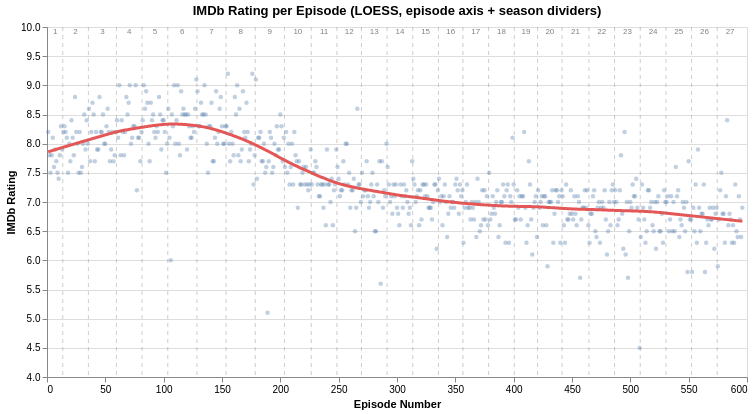

This figure's notebook cell:
### Code cell
# Scatter per episode + LOESS trend line (with season dividers)
q1_loess_dots = (
    alt.Chart(df)
    .mark_circle(size=20, opacity=0.35)
    .encode(
        x=episode_x(),
        y=alt.Y(
            "imdb_rating:Q",
            title="IMDb Rating",
            scale=alt.Scale(domain=[4, 10]),
        ),
        color=alt.value("#4c78a8"),
        tooltip=["title:N", "season:O", "number_in_season:O", "imdb_rating:Q"],
    )
)

q1_loess_line = (
    alt.Chart(df)
    .transform_loess("number_in_series", "imdb_rating", bandwidth=0.2)
    .mark_line(color="#e45756", strokeWidth=3)
    .encode(
        x=alt.X("number_in_series:Q", axis=alt.Axis(grid=False)),
        y=alt.Y("imdb_rating:Q"),
    )
)

(q1_loess_dots + q1_loess_line + season_rules + season_labels(10)).properties(
    width=700,
    height=350,
    title="IMDb Rating per Episode (LOESS, episode axis + season dividers)",
)

### Figure 1 — Vega-Lite specification as saved in the notebook (floating-point values rounded to 4 significant figures; data arrays with more than 128 entries replaced by an {"elided": "..."} marker saying what was removed)
{"config": {"view": {"continuousWidth": 300, "continuousHeight": 300}}, "layer": [{"mark": {"type": "circle", "opacity": 0.35, "size": 20}, "encoding": {"color": {"value": "#4c78a8"}, "tooltip": [{"field": "title", "type": "nominal"}, {"field": "season", "type": "ordinal"}, {"field": "number_in_season", "type": "ordinal"}, {"field": "imdb_rating", "type": "quantitative"}], "x": {"axis": {"grid": false}, "field": "number_in_series", "title": "Episode Number", "type": "quantitative"}, "y": {"field": "imdb_rating", "scale": {"domain": [4, 10]}, "title": "IMDb Rating", "type": "quantitative"}}}, {"mark": {"type": "line", "color": "#e45756", "strokeWidth": 3}, "encoding": {"x": {"axis": {"grid": false}, "field": "number_in_series", "type": "quantitative"}, "y": {"field": "imdb_rating", "type": "quantitative"}}, "transform": [{"loess": "imdb_rating", "on": "number_in_series", "bandwidth": 0.2}]}, {"data": {"name": "data-11e4a5cc3062299e357a44e0de0cd319"}, "mark": {"type": "rule", "color": "gray", "opacity": 0.4, "strokeDash": [4, 4]}, "encoding": {"x": {"axis": {"grid": false}, "field": "x", "type": "quantitative"}}}, {"data": {"name": "data-179abce399d7d3e972cc155cba2a1c96"}, "mark": {"type": "text", "color": "gray", "dy": -5, "fontSize": 8}, "encoding": {"text": {"field": "label", "type": "nominal"}, "x": {"axis": {"grid": false}, "field": "mid", "type": "quantitative"}, "y": {"value": 10}}}], "data": {"name": "data-3fd3522c7bf765e1dab06af1834e4208"}, "height": 350, "title": "IMDb Rating per Episode (LOESS, episode axis + season dividers)", "width": 700, "$schema": "https://vega.github.io/schema/vega-lite/v6.1.0.json", "datasets": {"data-3fd3522c7bf765e1dab06af1834e4208": {"elided": "596 records"}, "data-11e4a5cc3062299e357a44e0de0cd319": [{"x": 13.5, "season_label": "1"}, {"x": 35.5, "season_label": "2"}, {"x": 59.5, "season_label": "3"}, {"x": 81.5, "season_label": "4"}, {"x": 103.5, "season_label": "5"}, {"x": 128.5, "season_label": "6"}, {"x": 153.5, "season_label": "7"}, {"x": 178.5, "season_label": "8"}, {"x": 203.5, "season_label": "9"}, {"x": 226.5, "season_label": "10"}, {"x": 248.5, "season_label": "11"}, {"x": 269.5, "season_label": "12"}, {"x": 291.5, "season_label": "13"}, {"x": 313.5, "season_label": "14"}, {"x": 335.5, "season_label": "15"}, {"x": 356.5, "season_label": "16"}, {"x": 378.5, "season_label": "17"}, {"x": 400.5, "season_label": "18"}, {"x": 420.5, "season_label": "19"}, {"x": 441.5, "season_label": "20"}, {"x": 464.5, "season_label": "21"}, {"x": 486.5, "season_label": "22"}, {"x": 508.5, "season_label": "23"}, {"x": 530.5, "season_label": "24"}, {"x": 552.5, "season_label": "25"}, {"x": 574.5, "season_label": "26"}], "data-179abce399d7d3e972cc155cba2a1c96": [{"season": 1, "min": 1, "max": 13, "mid": 7.0, "label": "1"}, {"season": 2, "min": 14, "max": 35, "mid": 24.5, "label": "2"}, {"season": 3, "min": 36, "max": 59, "mid": 47.5, "label": "3"}, {"season": 4, "min": 60, "max": 81, "mid": 70.5, "label": "4"}, {"season": 5, "min": 82, "max": 103, "mid": 92.5, "label": "5"}, {"season": 6, "min": 104, "max": 128, "mid": 116.0, "label": "6"}, {"season": 7, "min": 129, "max": 153, "mid": 141.0, "label": "7"}, {"season": 8, "min": 154, "max": 178, "mid": 166.0, "label": "8"}, {"season": 9, "min": 179, "max": 203, "mid": 191.0, "label": "9"}, {"season": 10, "min": 204, "max": 226, "mid": 215.0, "label": "10"}, {"season": 11, "min": 227, "max": 248, "mid": 237.5, "label": "11"}, {"season": 12, "min": 249, "max": 269, "mid": 259.0, "label": "12"}, {"season": 13, "min": 270, "max": 291, "mid": 280.5, "label": "13"}, {"season": 14, "min": 292, "max": 313, "mid": 302.5, "label": "14"}, {"season": 15, "min": 314, "max": 335, "mid": 324.5, "label": "15"}, {"season": 16, "min": 336, "max": 356, "mid": 346.0, "label": "16"}, {"season": 17, "min": 357, "max": 378, "mid": 367.5, "label": "17"}, {"season": 18, "min": 379, "max": 400, "mid": 389.5, "label": "18"}, {"season": 19, "min": 401, "max": 420, "mid": 410.5, "label": "19"}, {"season": 20, "min": 421, "max": 441, "mid": 431.0, "label": "20"}, {"season": 21, "min": 442, "max": 464, "mid": 453.0, "label": "21"}, {"season": 22, "min": 465, "max": 486, "mid": 475.5, "label": "22"}, {"season": 23, "min": 487, "max": 508, "mid": 497.5, "label": "23"}, {"season": 24, "min": 509, "max": 530, "mid": 519.5, "label": "24"}, {"season": 25, "min": 531, "max": 552, "mid": 541.5, "label": "25"}, {"season": 26, "min": 553, "max": 574, "mid": 563.5, "label": "26"}, {"season": 27, "min": 575, "max": 596, "mid": 585.5, "label": "27"}]}}
